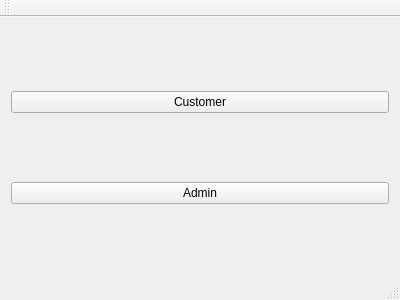
<?xml version="1.0" encoding="UTF-8"?>
<ui version="4.0">
 <class>MainWindow</class>
 <widget class="QMainWindow" name="MainWindow">
  <property name="geometry">
   <rect>
    <x>0</x>
    <y>0</y>
    <width>400</width>
    <height>300</height>
   </rect>
  </property>
  <property name="windowTitle">
   <string>MainWindow</string>
  </property>
  <widget class="QWidget" name="centralWidget">
   <layout class="QGridLayout" name="gridLayout">
    <item row="0" column="0">
     <widget class="QPushButton" name="pushButton">
      <property name="text">
       <string>Customer</string>
      </property>
     </widget>
    </item>
    <item row="1" column="0">
     <widget class="QPushButton" name="pushButton_2">
      <property name="text">
       <string>Admin</string>
      </property>
     </widget>
    </item>
   </layout>
  </widget>
  <widget class="QMenuBar" name="menuBar">
   <property name="geometry">
    <rect>
     <x>0</x>
     <y>0</y>
     <width>400</width>
     <height>19</height>
    </rect>
   </property>
  </widget>
  <widget class="QToolBar" name="mainToolBar">
   <attribute name="toolBarArea">
    <enum>TopToolBarArea</enum>
   </attribute>
   <attribute name="toolBarBreak">
    <bool>false</bool>
   </attribute>
  </widget>
  <widget class="QStatusBar" name="statusBar"/>
 </widget>
 <layoutdefault spacing="6" margin="11"/>
 <resources/>
 <connections/>
</ui>
